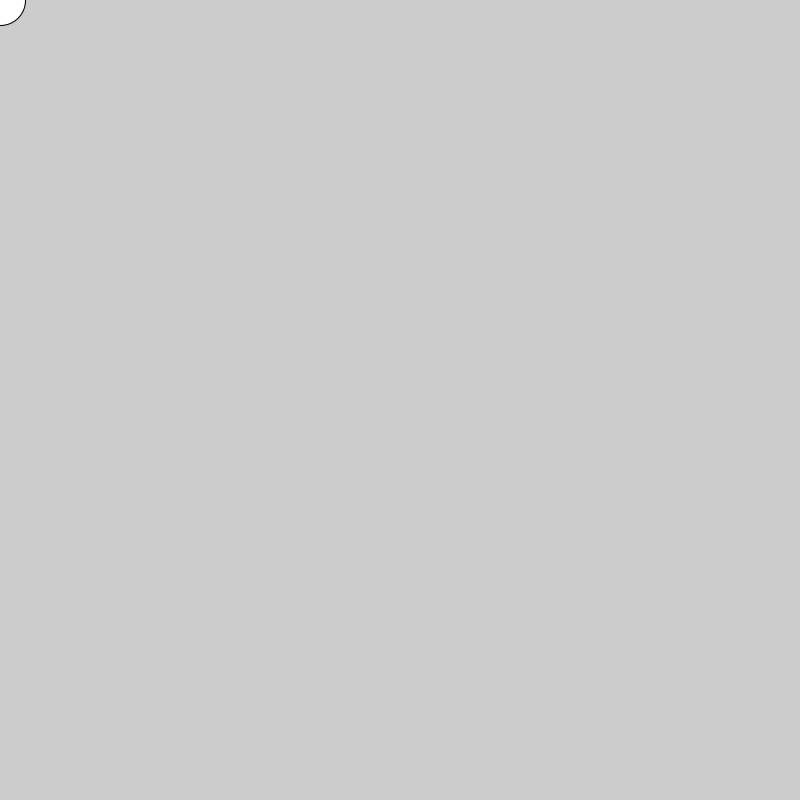
Frame 1 (no input)
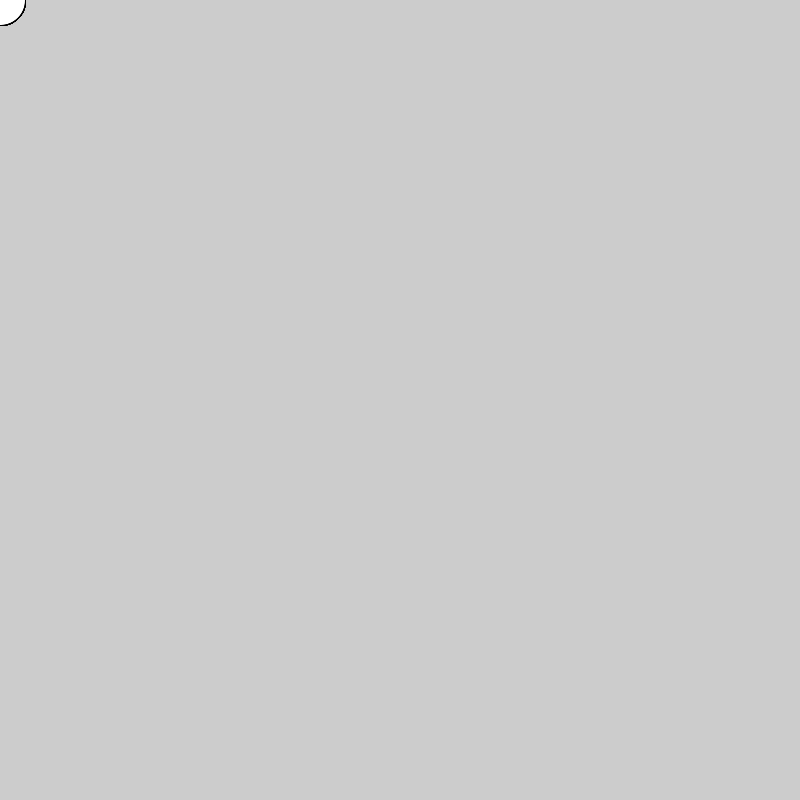
Frame 60 (the mouse pressed at the canvas centre just before this capture)
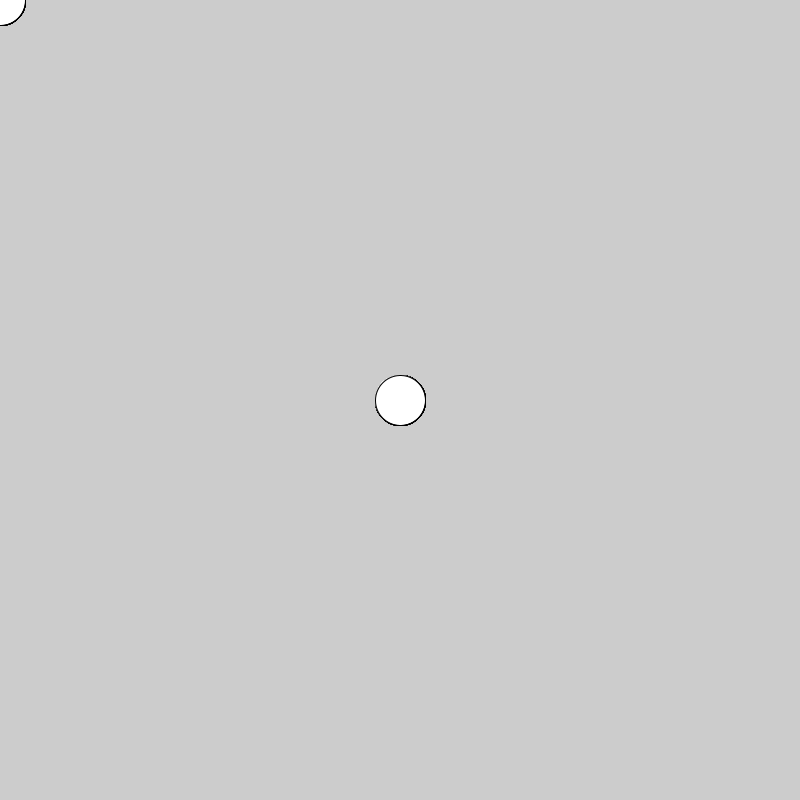
Frame 120 (the mouse held since frame 60 and released just before this capture)

The Processing sketch that drew these frames (run headless with seeded random() and noise(); from frame 60 on, the mouse is pressed at the canvas centre):

// Processing sketch: code_05_01
// ── code_05_01.pde
void setup(){
size(800, 800);
//noStroke();
}

void draw(){
//background(0);
fill(255);
ellipse(mouseX, mouseY, 50, 50);
println("valor X: " + mouseX + " | valor Y: " + mouseY);
}
